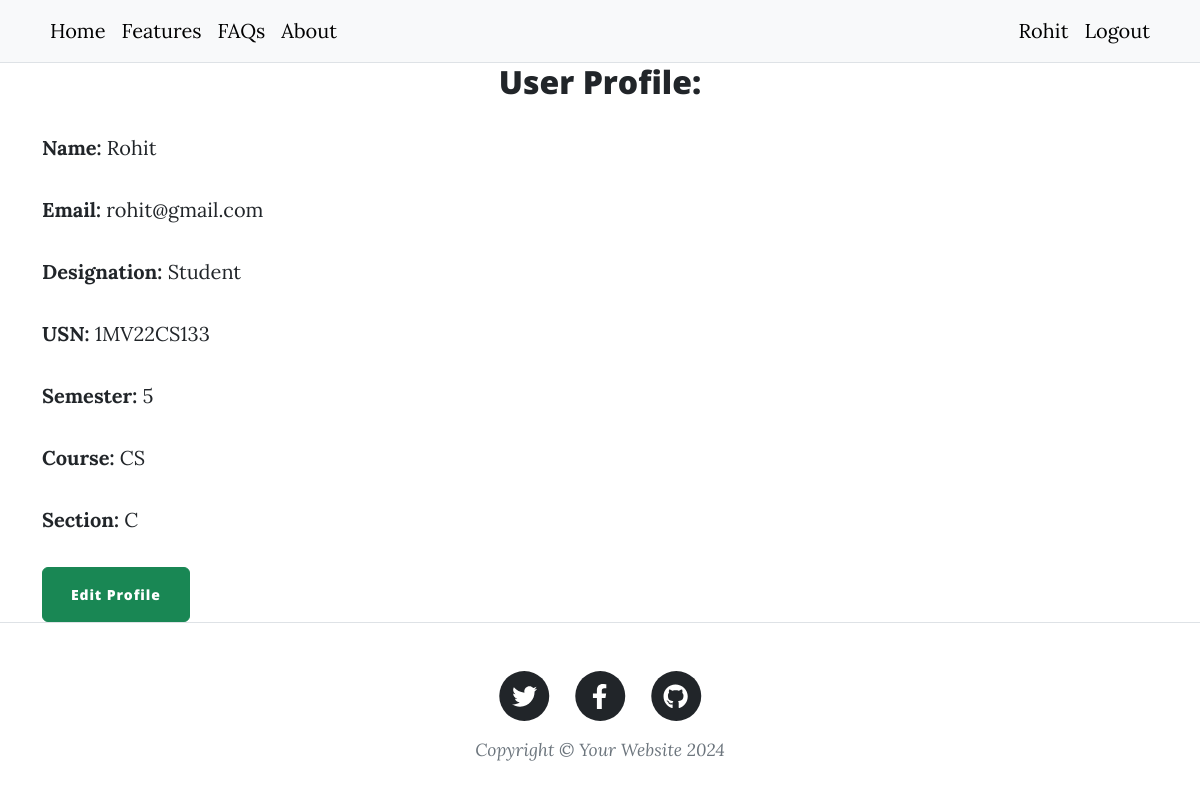
The app's page /profile (signed in) with its own data.
### main.py (models this page shows)
class User(db.Model, UserMixin):
    __tablename__ = "user"
    id: Mapped[int] = mapped_column(Integer, primary_key=True)
    name: Mapped[str] = mapped_column(String(250))
    email: Mapped[str] = mapped_column(String(250), unique=True)
    designation: Mapped[str] = mapped_column(String(100))
    usn: Mapped[str] = mapped_column(String(100), nullable=True)
    semester: Mapped[int] = mapped_column(Integer, nullable=True)
    course: Mapped[str] = mapped_column(String(250), nullable=True)
    section: Mapped[str] = mapped_column(String(100), nullable=True)
    password: Mapped[str] = mapped_column(String(1000))
    grades: Mapped[List["UserGrade"]] = relationship(back_populates='student')

### main.py (the view)
@app.route('/profile')
@login_required
def profile():
    return render_template('profile.html')

### main.py (called while the page is built)
@login_manager.user_loader
def load_user(user_id):
    return User.query.get(user_id)

### Templates/profile.html
{% include "header.html" %}
<h2 style="text-align: center">User Profile:</h2>
<div class="container">
    <p><b>Name:</b> {{ current_user.name }}</p>
    <p><b>Email:</b> {{ current_user.email }}</p>
    <p><b>Designation:</b> {{ current_user.designation }}</p>
    {% if current_user.designation == "Student" %}
        <p><b>USN:</b> {{ current_user.usn }}</p>
        <p><b>Semester:</b> {{ current_user.semester }}</p>
        <p><b>Course:</b> {{ current_user.course }}</p>
        <p><b>Section:</b> {{ current_user.section }}</p>
    {% endif %}
    <a href="{{ url_for('edit_profile') }}"><button class="btn btn-success">Edit Profile</button></a>
</div>
{% include "footer.html" %}

### Templates/header.html (shortened to what this page needs)
<!DOCTYPE html>
<html lang="en">
  <head>
    {% block styles %}
    {{ bootstrap.load_css() }}
    <link
      href="{{ url_for('static', filename='css/styles.css') }}"
      rel="stylesheet"
    />
    {% endblock %}
  </head>
  <body>
    <nav class="py-2 bg-body-tertiary border-bottom">
    <div class="container d-flex flex-wrap">
      <ul class="nav me-auto">
        <li class="nav-item"><a href="{{ url_for('home') }}" class="nav-link link-body-emphasis px-2 active" aria-current="page">Home</a></li>
        <li class="nav-item"><a href="#" class="nav-link link-body-emphasis px-2">Features</a></li>
        <li class="nav-item"><a href="#" class="nav-link link-body-emphasis px-2">FAQs</a></li>
        <li class="nav-item"><a href="#" class="nav-link link-body-emphasis px-2">About</a></li>
      </ul>
      <ul class="nav">
        {% if not current_user.is_authenticated %}
        <li class="nav-item"><a href="{{ url_for('login') }}" class="nav-link link-body-emphasis px-2">Login</a></li>
        <li class="nav-item"><a href="{{ url_for('choose_designation') }}" class="nav-link link-body-emphasis px-2">Register</a></li>
        {% else %}
        <li class="nav-item"><a href="{{ url_for('profile') }}" class="nav-link link-body-emphasis px-2">{{ current_user.name }}</a></li>
        <li class="nav-item"><a href="{{ url_for('logout') }}" class="nav-link link-body-emphasis px-2">Logout</a></li>
        {% endif %}
      </ul>
    </div>
  </nav>

### records on screen
User: name "Rohit", email "rohit@gmail.com", designation "Student", usn "1MV22CS133", semester "5", course "CS", section "C"
